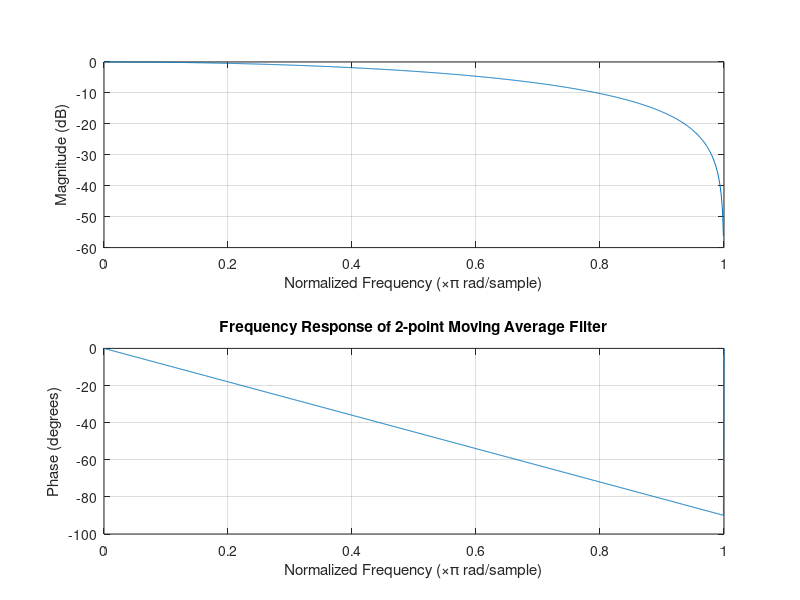

MATLAB code to generate this figure:
% Q6(a)
clear; clc;

% H(z) = z / (z^2 - 1.5z + 0.5)
b = [0 1];          % numerator coefficients
a = [1 -1.5 0.5];   % denominator coefficients

[r, p, k] = residuez(b, a);

disp('Residues:');
disp(r);

disp('Poles:');
disp(p);

disp('Direct terms:');
disp(k);

% Q6(b)
clear; clc;

b = [0.5 0.5];   % moving average filter
a = [1];

figure;
freqz(b, a, 1024);
title('Frequency Response of 2-point Moving Average Filter');
grid on;

saveas(gcf, 'Q6', 'png');
